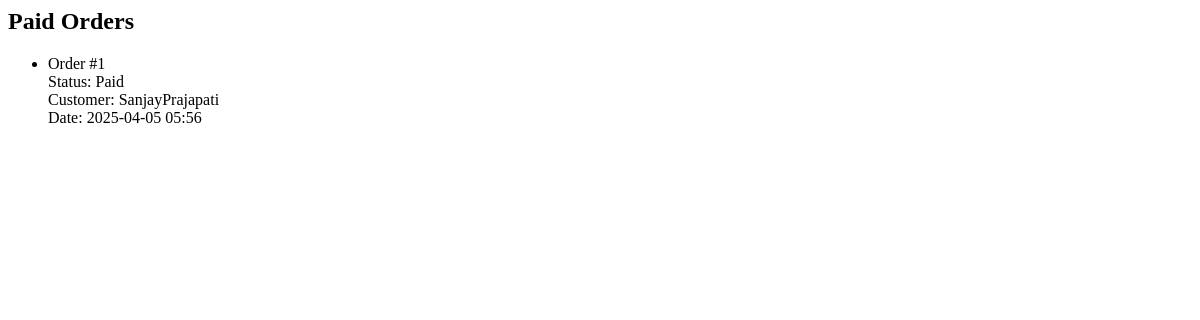
The app's page /dashboard/orders/paid/, older data.
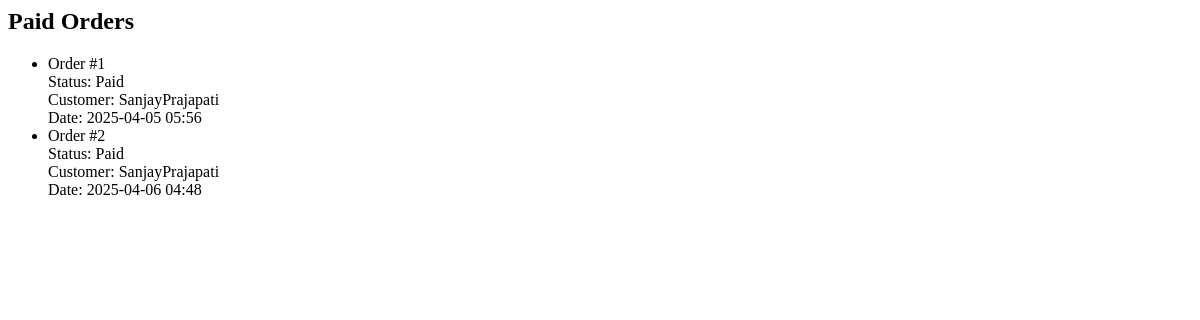
The same page, newer data.
### store/models.py (models this page shows)
class Order(models.Model):
    user = models.ForeignKey(User, on_delete=models.CASCADE)
    created_at = models.DateTimeField(auto_now_add=True)
    total_price = models.DecimalField(max_digits=10, decimal_places=2)
    is_paid = models.BooleanField(default=False)
    razorpay_order_id = models.CharField(max_length=100, blank=True, null=True)

### dashboard/views.py (the view)
# urls.py: path('orders/paid/', views.paid_order_list, name='paid_orders'),
def paid_order_list(request):
    orders = Order.objects.filter(is_paid=True)
    return render(request, 'dashboard/paid_orders.html', {'orders': orders})

### dashboard/templates/dashboard/paid_orders.html
<h2>Paid Orders</h2>
<ul>
    {% for order in orders %}
        <li>
            Order #{{ order.id }}<br>
            Status: {{ order.is_paid|yesno:"Paid,Pending" }}<br>
            Customer: {{ order.user.username }}<br>
            Date: {{ order.created_at|date:"Y-m-d H:i" }}
        </li>
    {% empty %}
        <li>No paid orders found.</li>
    {% endfor %}
</ul>

Row changes from the older to the newer data that the page shows:
added Order: id "2", is_paid "Paid", user.username "SanjayPrajapati", created_at "2025-04-06 04:48"
